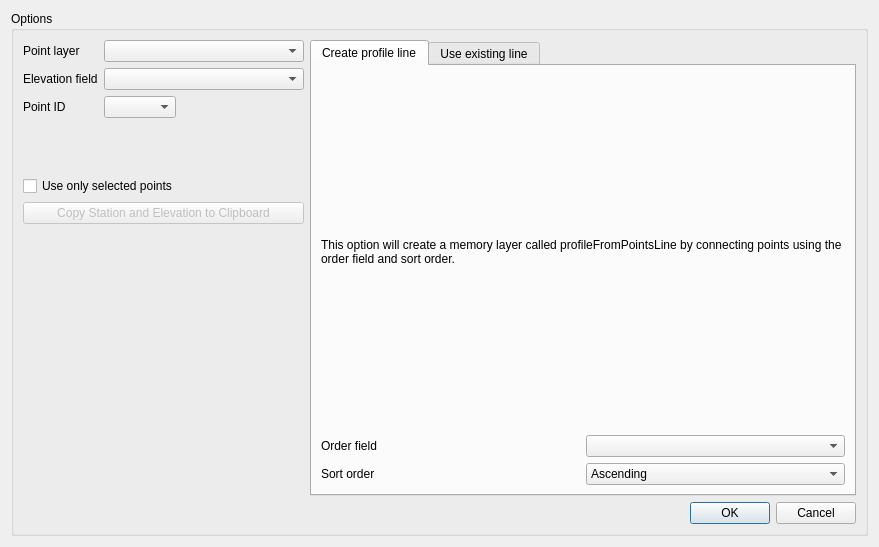
<?xml version="1.0" encoding="UTF-8"?>
<ui version="4.0">
 <class>ProfileFromPointsDialogBase</class>
 <widget class="QDialog" name="ProfileFromPointsDialogBase">
  <property name="geometry">
   <rect>
    <x>0</x>
    <y>0</y>
    <width>879</width>
    <height>547</height>
   </rect>
  </property>
  <property name="windowTitle">
   <string>ProfileFromPoints</string>
  </property>
  <layout class="QGridLayout" name="gridLayout_2">
   <item row="1" column="0">
    <widget class="QGroupBox" name="groupBox">
     <property name="sizePolicy">
      <sizepolicy hsizetype="Preferred" vsizetype="Preferred">
       <horstretch>0</horstretch>
       <verstretch>0</verstretch>
      </sizepolicy>
     </property>
     <property name="title">
      <string>Options</string>
     </property>
     <layout class="QGridLayout" name="gridLayout">
      <item row="0" column="1" rowspan="5">
       <widget class="QTabWidget" name="utabWidget">
        <property name="currentIndex">
         <number>0</number>
        </property>
        <widget class="QWidget" name="utabCreateLine">
         <attribute name="title">
          <string>Create profile line</string>
         </attribute>
         <layout class="QVBoxLayout" name="verticalLayout_2">
          <item>
           <widget class="QLabel" name="label_7">
            <property name="text">
             <string>This option will create a memory layer called profileFromPointsLine by connecting points using the order field and sort order.</string>
            </property>
            <property name="wordWrap">
             <bool>true</bool>
            </property>
           </widget>
          </item>
          <item>
           <layout class="QHBoxLayout" name="horizontalLayout_3">
            <item>
             <widget class="QLabel" name="label_3">
              <property name="text">
               <string>Order field</string>
              </property>
             </widget>
            </item>
            <item>
             <widget class="QComboBox" name="uOrderField">
              <property name="sizePolicy">
               <sizepolicy hsizetype="Preferred" vsizetype="Fixed">
                <horstretch>0</horstretch>
                <verstretch>0</verstretch>
               </sizepolicy>
              </property>
              <property name="minimumSize">
               <size>
                <width>200</width>
                <height>0</height>
               </size>
              </property>
             </widget>
            </item>
           </layout>
          </item>
          <item>
           <layout class="QHBoxLayout" name="horizontalLayout_4">
            <item>
             <widget class="QLabel" name="label_4">
              <property name="text">
               <string>Sort order</string>
              </property>
             </widget>
            </item>
            <item>
             <widget class="QComboBox" name="uOrder">
              <item>
               <property name="text">
                <string>Ascending</string>
               </property>
              </item>
              <item>
               <property name="text">
                <string>Descending</string>
               </property>
              </item>
             </widget>
            </item>
           </layout>
          </item>
         </layout>
        </widget>
        <widget class="QWidget" name="utabExistingLine">
         <attribute name="title">
          <string>Use existing line</string>
         </attribute>
         <layout class="QVBoxLayout" name="verticalLayout_3">
          <item>
           <widget class="QLabel" name="label_9">
            <property name="text">
             <string>This option will station the points using the line layer.</string>
            </property>
           </widget>
          </item>
          <item>
           <layout class="QHBoxLayout" name="horizontalLayout_5">
            <item>
             <widget class="QLabel" name="label_5">
              <property name="text">
               <string>Line layer</string>
              </property>
             </widget>
            </item>
            <item>
             <widget class="QComboBox" name="uLineLayer">
              <property name="minimumSize">
               <size>
                <width>200</width>
                <height>0</height>
               </size>
              </property>
             </widget>
            </item>
           </layout>
          </item>
          <item>
           <layout class="QHBoxLayout" name="horizontalLayout_6">
            <item>
             <widget class="QLabel" name="label_6">
              <property name="text">
               <string>Buffer distance from line (line layer units)</string>
              </property>
             </widget>
            </item>
            <item>
             <widget class="QLineEdit" name="uBuffer">
              <property name="autoFillBackground">
               <bool>true</bool>
              </property>
              <property name="text">
               <string/>
              </property>
             </widget>
            </item>
           </layout>
          </item>
          <item>
           <widget class="QCheckBox" name="uSelectedLine">
            <property name="text">
             <string>Use selected line only</string>
            </property>
            <property name="checked">
             <bool>false</bool>
            </property>
           </widget>
          </item>
         </layout>
        </widget>
       </widget>
      </item>
      <item row="0" column="0">
       <layout class="QFormLayout" name="formLayout">
        <property name="fieldGrowthPolicy">
         <enum>QFormLayout::FieldsStayAtSizeHint</enum>
        </property>
        <item row="0" column="0">
         <widget class="QLabel" name="label">
          <property name="text">
           <string>Point layer</string>
          </property>
         </widget>
        </item>
        <item row="0" column="1">
         <widget class="QComboBox" name="uPointLayer">
          <property name="minimumSize">
           <size>
            <width>200</width>
            <height>0</height>
           </size>
          </property>
         </widget>
        </item>
        <item row="1" column="0">
         <widget class="QLabel" name="label_2">
          <property name="text">
           <string>Elevation field</string>
          </property>
         </widget>
        </item>
        <item row="1" column="1">
         <widget class="QComboBox" name="uZfield">
          <property name="minimumSize">
           <size>
            <width>200</width>
            <height>0</height>
           </size>
          </property>
         </widget>
        </item>
        <item row="2" column="0">
         <widget class="QLabel" name="label_8">
          <property name="text">
           <string>Point ID</string>
          </property>
         </widget>
        </item>
        <item row="2" column="1">
         <widget class="QComboBox" name="uPointID"/>
        </item>
       </layout>
      </item>
      <item row="5" column="1">
       <layout class="QHBoxLayout" name="horizontalLayout">
        <item>
         <widget class="QDialogButtonBox" name="buttonBox">
          <property name="orientation">
           <enum>Qt::Horizontal</enum>
          </property>
          <property name="standardButtons">
           <set>QDialogButtonBox::Cancel|QDialogButtonBox::Ok</set>
          </property>
         </widget>
        </item>
       </layout>
      </item>
      <item row="2" column="0">
       <widget class="QPushButton" name="uCopytoClip">
        <property name="enabled">
         <bool>false</bool>
        </property>
        <property name="text">
         <string>Copy Station and Elevation to Clipboard</string>
        </property>
       </widget>
      </item>
      <item row="1" column="0">
       <widget class="QCheckBox" name="uSelectedPoints">
        <property name="text">
         <string>Use only selected points</string>
        </property>
       </widget>
      </item>
     </layout>
    </widget>
   </item>
   <item row="0" column="0">
    <layout class="QGridLayout" name="layoutPlot">
     <property name="sizeConstraint">
      <enum>QLayout::SetNoConstraint</enum>
     </property>
    </layout>
   </item>
  </layout>
 </widget>
 <resources/>
 <connections/>
</ui>
